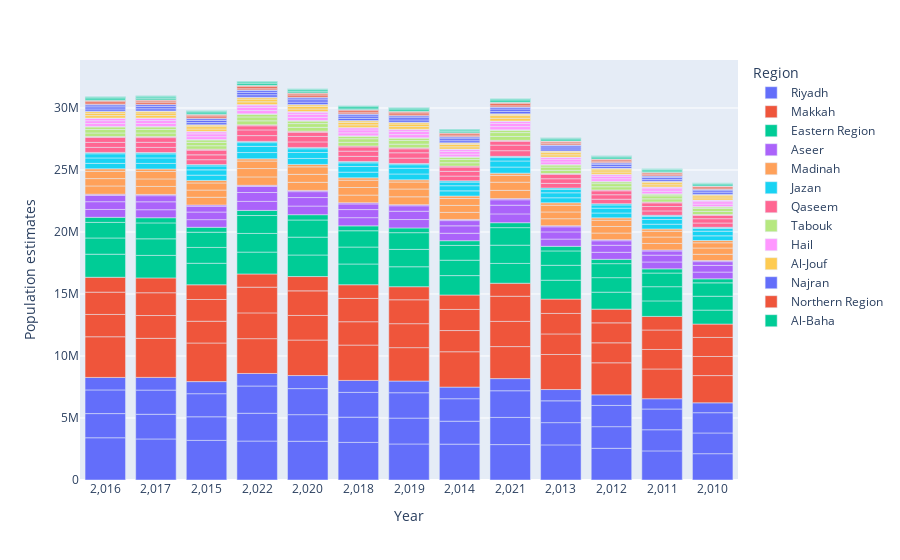

The code cell stored with this chart in its notebook:
### Code cell
top = df2.sort_values('Population estimates', ascending=False)
#top=top.value_counts()

figzz = px.bar(top, x="Year", y="Population estimates",
             hover_data="Region", color='Region',
             
             labels={'year':'Year', 'pop':'population of Saudi Arabia'}, height=400)
figzz.show()
#top.head(20)

### Figure 1 — Plotly figure (JSON) as saved in the notebook; plotly's stock layout.template omitted (floating-point values rounded to 4 significant figures)
{"data": [{"alignmentgroup": "True", "customdata": [["Riyadh"], ["Riyadh"], ["Riyadh"], ["Riyadh"], ["Riyadh"], ["Riyadh"], ["Riyadh"], ["Riyadh"], ["Riyadh"], ["Riyadh"], ["Riyadh"], ["Riyadh"], ["Riyadh"], ["Riyadh"], ["Riyadh"], ["Riyadh"], ["Riyadh"], ["Riyadh"], ["Riyadh"], ["Riyadh"], ["Riyadh"], ["Riyadh"], ["Riyadh"], ["Riyadh"], ["Riyadh"], ["Riyadh"], ["Riyadh"], ["Riyadh"], ["Riyadh"], ["Riyadh"], ["Riyadh"], ["Riyadh"], ["Riyadh"], ["Riyadh"], ["Riyadh"], ["Riyadh"], ["Riyadh"], ["Riyadh"], ["Riyadh"], ["Riyadh"], ["Riyadh"], ["Riyadh"], ["Riyadh"], ["Riyadh"], ["Riyadh"], ["Riyadh"], ["Riyadh"], ["Riyadh"], ["Riyadh"], ["Riyadh"], ["Riyadh"], ["Riyadh"]], "hovertemplate": "Region=%{customdata[0]}<br>Year=%{x}<br>Population estimates=%{y}<extra></extra>", "legendgroup": "Riyadh", "marker": {"color": "#636efa", "pattern": {"shape": ""}}, "name": "Riyadh", "offsetgroup": "Riyadh", "orientation": "v", "showlegend": true, "textposition": "auto", "type": "bar", "x": ["2,016", "2,017", "2,015", "2,022", "2,020", "2,018", "2,019", "2,014", "2,021", "2,013", "2,012", "2,011", "2,022", "2,022", "2,021", "2,021", "2,020", "2,010", "2,020", "2,019", "2,019", "2,018", "2,018", "2,017", "2,017", "2,016", "2,016", "2,015", "2,015", "2,014", "2,014", "2,013", "2,013", "2,012", "2,012", "2,011", "2,011", "2,010", "2,010", "2,020", "2,017", "2,022", "2,016", "2,021", "2,015", "2,018", "2,019", "2,014", "2,013", "2,012", "2,011", "2,010"], "xaxis": "x", "y": [3406281, 3310906, 3194046, 3140295, 3124464, 3032784, 2904720, 2891361, 2855565, 2831733, 2555208, 2348331, 2242045, 2197165, 2192321, 2148761, 2144437, 2122121, 2100681, 2086662, 2046070, 2035530, 1996692, 1988653, 1951078, 1948993, 1909357, 1903165, 1862723, 1850887, 1811466, 1794724, 1758368, 1746263, 1711976, 1704831, 1671318, 1669970, 1635160, 1052826, 1024901, 1012243, 1006495, 978731, 973777, 965668, 941810, 936085, 909928, 854406, 827255, 796782], "yaxis": "y"}, {"alignmentgroup": "True", "customdata": [["Makkah"], ["Makkah"], ["Makkah"], ["Makkah"], ["Makkah"], ["Makkah"], ["Makkah"], ["Makkah"], ["Makkah"], ["Makkah"], ["Makkah"], ["Makkah"], ["Makkah"], ["Makkah"], ["Makkah"], ["Makkah"], ["Makkah"], ["Makkah"], ["Makkah"], ["Makkah"], ["Makkah"], ["Makkah"], ["Makkah"], ["Makkah"], ["Makkah"], ["Makkah"], ["Makkah"], ["Makkah"], ["Makkah"], ["Makkah"], ["Makkah"], ["Makkah"], ["Makkah"], ["Makkah"], ["Makkah"], ["Makkah"], ["Makkah"], ["Makkah"], ["Makkah"], ["Makkah"], ["Makkah"], ["Makkah"], ["Makkah"], ["Makkah"], ["Makkah"], ["Makkah"], ["Makkah"], ["Makkah"], ["Makkah"], ["Makkah"], ["Makkah"], ["Makkah"]], "hovertemplate": "Region=%{customdata[0]}<br>Year=%{x}<br>Population estimates=%{y}<extra></extra>", "legendgroup": "Makkah", "marker": {"color": "#EF553B", "pattern": {"shape": ""}}, "name": "Makkah", "offsetgroup": "Makkah", "orientation": "v", "showlegend": true, "textposition": "auto", "type": "bar", "x": ["2,016", "2,017", "2,015", "2,020", "2,014", "2,018", "2,013", "2,022", "2,019", "2,021", "2,012", "2,011", "2,010", "2,022", "2,022", "2,021", "2,021", "2,020", "2,020", "2,019", "2,019", "2,018", "2,018", "2,017", "2,017", "2,016", "2,016", "2,015", "2,015", "2,014", "2,014", "2,013", "2,013", "2,012", "2,012", "2,011", "2,011", "2,010", "2,010", "2,016", "2,017", "2,015", "2,014", "2,013", "2,020", "2,012", "2,018", "2,011", "2,010", "2,022", "2,019", "2,021"], "xaxis": "x", "y": [3279865, 3149081, 3113295, 2862658, 2852658, 2849054, 2827707, 2805048, 2694938, 2583425, 2582311, 2401646, 2196122, 2079845, 2073878, 2032042, 2027109, 1984600, 1981969, 1931101, 1927746, 1882931, 1879826, 1838533, 1835981, 1798985, 1798091, 1756374, 1753158, 1707937, 1703946, 1656215, 1653242, 1611601, 1608752, 1573573, 1570069, 1541652, 1535534, 1199669, 1196162, 1185309, 1163579, 1155014, 1153302, 1107492, 1103527, 1094964, 1076909, 1062692, 1053771, 1049612], "yaxis": "y"}, {"alignmentgroup": "True", "customdata": [["Eastern Region"], ["Eastern Region"], ["Eastern Region"], ["Eastern Region"], ["Eastern Region"], ["Eastern Region"], ["Eastern Region"], ["Eastern Region"], ["Eastern Region"], ["Eastern Region"], ["Eastern Region"], ["Eastern Region"], ["Eastern Region"], ["Eastern Region"], ["Eastern Region"], ["Eastern Region"], ["Eastern Region"], ["Eastern Region"], ["Eastern Region"], ["Eastern Region"], ["Eastern Region"], ["Eastern Region"], ["Eastern Region"], ["Eastern Region"], ["Eastern Region"], ["Eastern Region"], ["Eastern Region"], ["Eastern Region"], ["Eastern Region"], ["Eastern Region"], ["Eastern Region"], ["Eastern Region"], ["Eastern Region"], ["Eastern Region"], ["Eastern Region"], ["Eastern Region"], ["Eastern Region"], ["Eastern Region"], ["Eastern Region"], ["Eastern Region"], ["Eastern Region"], ["Eastern Region"], ["Eastern Region"], ["Eastern Region"], ["Eastern Region"], ["Eastern Region"], ["Eastern Region"], ["Eastern Region"], ["Eastern Region"], ["Eastern Region"], ["Eastern Region"], ["Eastern Region"]], "hovertemplate": "Region=%{customdata[0]}<br>Year=%{x}<br>Population estimates=%{y}<extra></extra>", "legendgroup": "Eastern Region", "marker": {"color": "#00cc96", "pattern": {"shape": ""}}, "name": "Eastern Region", "offsetgroup": "Eastern Region", "orientation": "v", "showlegend": true, "textposition": "auto", "type": "bar", "x": ["2,016", "2,017", "2,022", "2,020", "2,015", "2,018", "2,019", "2,021", "2,014", "2,013", "2,022", "2,021", "2,022", "2,020", "2,021", "2,019", "2,020", "2,012", "2,018", "2,019", "2,017", "2,018", "2,016", "2,017", "2,015", "2,016", "2,011", "2,014", "2,015", "2,013", "2,014", "2,012", "2,013", "2,011", "2,012", "2,010", "2,010", "2,011", "2,010", "2,020", "2,017", "2,022", "2,016", "2,021", "2,015", "2,018", "2,019", "2,014", "2,013", "2,012", "2,011", "2,010"], "xaxis": "x", "y": [1861202, 1817812, 1764820, 1739871, 1736772, 1673054, 1609979, 1597497, 1564484, 1524634, 1505058, 1471933, 1444796, 1439974, 1413447, 1401278, 1382219, 1368869, 1366995, 1346677, 1335326, 1314470, 1308467, 1284399, 1277468, 1256995, 1251678, 1242148, 1226344, 1204401, 1192754, 1171807, 1157930, 1143956, 1127648, 1125324, 1120586, 1101214, 1077728, 427263, 416253, 410580, 408900, 397085, 395711, 392095, 382301, 380508, 369982, 347508, 336571, 324272], "yaxis": "y"}, {"alignmentgroup": "True", "customdata": [["Aseer"], ["Aseer"], ["Aseer"], ["Aseer"], ["Aseer"], ["Aseer"], ["Aseer"], ["Aseer"], ["Aseer"], ["Aseer"], ["Aseer"], ["Aseer"], ["Aseer"], ["Aseer"], ["Aseer"], ["Aseer"], ["Aseer"], ["Aseer"], ["Aseer"], ["Aseer"], ["Aseer"], ["Aseer"], ["Aseer"], ["Aseer"], ["Aseer"], ["Aseer"], ["Aseer"], ["Aseer"], ["Aseer"], ["Aseer"], ["Aseer"], ["Aseer"], ["Aseer"], ["Aseer"], ["Aseer"], ["Aseer"], ["Aseer"], ["Aseer"], ["Aseer"], ["Aseer"], ["Aseer"], ["Aseer"], ["Aseer"], ["Aseer"], ["Aseer"], ["Aseer"], ["Aseer"], ["Aseer"], ["Aseer"], ["Aseer"], ["Aseer"], ["Aseer"]], "hovertemplate": "Region=%{customdata[0]}<br>Year=%{x}<br>Population estimates=%{y}<extra></extra>", "legendgroup": "Aseer", "marker": {"color": "#ab63fa", "pattern": {"shape": ""}}, "name": "Aseer", "offsetgroup": "Aseer", "orientation": "v", "showlegend": true, "textposition": "auto", "type": "bar", "x": ["2,022", "2,022", "2,021", "2,021", "2,020", "2,020", "2,019", "2,019", "2,018", "2,018", "2,017", "2,017", "2,016", "2,016", "2,015", "2,015", "2,014", "2,014", "2,013", "2,013", "2,012", "2,012", "2,011", "2,011", "2,010", "2,010", "2,016", "2,017", "2,022", "2,020", "2,015", "2,018", "2,019", "2,021", "2,014", "2,013", "2,012", "2,011", "2,010", "2,017", "2,020", "2,016", "2,015", "2,022", "2,014", "2,018", "2,013", "2,021", "2,019", "2,012", "2,011", "2,010"], "xaxis": "x", "y": [728200, 716488, 712009, 701135, 696103, 686327, 677910, 668468, 661721, 652700, 646707, 638272, 633035, 626115, 617900, 612226, 601145, 596354, 584082, 579440, 569003, 564774, 555911, 552283, 544163, 541748, 504117, 493527, 484543, 475609, 469283, 455278, 439113, 437661, 421694, 409937, 367122, 334823, 300239, 100683, 100638, 99789, 97456, 95054, 94571, 93991, 92810, 92727, 90837, 87999, 86040, 83691], "yaxis": "y"}, {"alignmentgroup": "True", "customdata": [["Madinah"], ["Madinah"], ["Madinah"], ["Madinah"], ["Madinah"], ["Madinah"], ["Madinah"], ["Madinah"], ["Madinah"], ["Madinah"], ["Madinah"], ["Madinah"], ["Madinah"], ["Madinah"], ["Madinah"], ["Madinah"], ["Madinah"], ["Madinah"], ["Madinah"], ["Madinah"], ["Madinah"], ["Madinah"], ["Madinah"], ["Madinah"], ["Madinah"], ["Madinah"], ["Madinah"], ["Madinah"], ["Madinah"], ["Madinah"], ["Madinah"], ["Madinah"], ["Madinah"], ["Madinah"], ["Madinah"], ["Madinah"], ["Madinah"], ["Madinah"], ["Madinah"], ["Madinah"], ["Madinah"], ["Madinah"], ["Madinah"], ["Madinah"], ["Madinah"], ["Madinah"], ["Madinah"], ["Madinah"], ["Madinah"], ["Madinah"], ["Madinah"], ["Madinah"]], "hovertemplate": "Region=%{customdata[0]}<br>Year=%{x}<br>Population estimates=%{y}<extra></extra>", "legendgroup": "Madinah", "marker": {"color": "#FFA15A", "pattern": {"shape": ""}}, "name": "Madinah", "offsetgroup": "Madinah", "orientation": "v", "showlegend": true, "textposition": "auto", "type": "bar", "x": ["2,022", "2,022", "2,016", "2,021", "2,021", "2,020", "2,017", "2,020", "2,019", "2,019", "2,015", "2,018", "2,018", "2,022", "2,020", "2,017", "2,017", "2,016", "2,018", "2,016", "2,015", "2,015", "2,014", "2,019", "2,014", "2,014", "2,013", "2,021", "2,013", "2,013", "2,012", "2,012", "2,011", "2,011", "2,010", "2,010", "2,012", "2,011", "2,010", "2,016", "2,017", "2,015", "2,014", "2,013", "2,020", "2,012", "2,018", "2,011", "2,010", "2,022", "2,019", "2,021"], "xaxis": "x", "y": [679397, 672749, 666678, 664660, 658453, 650123, 646360, 644698, 633571, 628057, 626728, 618598, 613235, 605368, 605356, 604703, 599638, 592006, 590568, 588122, 577855, 574828, 568795, 564196, 562344, 559725, 558493, 551861, 546260, 543503, 532216, 529499, 519999, 517557, 509074, 507527, 505254, 465548, 421795, 203853, 203242, 201428, 197755, 196321, 195897, 188259, 187483, 186145, 183087, 180469, 179006, 178266], "yaxis": "y"}, {"alignmentgroup": "True", "customdata": [["Jazan"], ["Jazan"], ["Jazan"], ["Jazan"], ["Jazan"], ["Jazan"], ["Jazan"], ["Jazan"], ["Jazan"], ["Jazan"], ["Jazan"], ["Jazan"], ["Jazan"], ["Jazan"], ["Jazan"], ["Jazan"], ["Jazan"], ["Jazan"], ["Jazan"], ["Jazan"], ["Jazan"], ["Jazan"], ["Jazan"], ["Jazan"], ["Jazan"], ["Jazan"], ["Jazan"], ["Jazan"], ["Jazan"], ["Jazan"], ["Jazan"], ["Jazan"], ["Jazan"], ["Jazan"], ["Jazan"], ["Jazan"], ["Jazan"], ["Jazan"], ["Jazan"], ["Jazan"], ["Jazan"], ["Jazan"], ["Jazan"], ["Jazan"], ["Jazan"], ["Jazan"], ["Jazan"], ["Jazan"], ["Jazan"], ["Jazan"], ["Jazan"], ["Jazan"]], "hovertemplate": "Region=%{customdata[0]}<br>Year=%{x}<br>Population estimates=%{y}<extra></extra>", "legendgroup": "Jazan", "marker": {"color": "#19d3f3", "pattern": {"shape": ""}}, "name": "Jazan", "offsetgroup": "Jazan", "orientation": "v", "showlegend": true, "textposition": "auto", "type": "bar", "x": ["2,022", "2,022", "2,021", "2,021", "2,020", "2,020", "2,019", "2,019", "2,018", "2,018", "2,017", "2,017", "2,016", "2,016", "2,015", "2,015", "2,014", "2,014", "2,013", "2,013", "2,012", "2,012", "2,011", "2,011", "2,010", "2,010", "2,016", "2,017", "2,015", "2,020", "2,022", "2,018", "2,014", "2,013", "2,019", "2,021", "2,012", "2,011", "2,010", "2,017", "2,016", "2,020", "2,015", "2,014", "2,013", "2,018", "2,022", "2,021", "2,019", "2,012", "2,011", "2,010"], "xaxis": "x", "y": [503886, 498893, 492571, 488180, 481453, 477821, 468778, 465289, 457451, 454221, 447014, 444104, 437497, 435600, 426901, 425816, 415289, 414604, 403310, 402666, 392808, 392305, 383658, 383516, 376086, 375471, 338452, 327137, 319148, 303558, 301686, 297971, 290529, 286136, 283798, 275880, 259647, 239968, 218070, 108659, 108131, 107309, 106027, 103302, 101783, 101035, 100532, 98468, 97252, 96882, 95100, 92868], "yaxis": "y"}, {"alignmentgroup": "True", "customdata": [["Qaseem"], ["Qaseem"], ["Qaseem"], ["Qaseem"], ["Qaseem"], ["Qaseem"], ["Qaseem"], ["Qaseem"], ["Qaseem"], ["Qaseem"], ["Qaseem"], ["Qaseem"], ["Qaseem"], ["Qaseem"], ["Qaseem"], ["Qaseem"], ["Qaseem"], ["Qaseem"], ["Qaseem"], ["Qaseem"], ["Qaseem"], ["Qaseem"], ["Qaseem"], ["Qaseem"], ["Qaseem"], ["Qaseem"], ["Qaseem"], ["Qaseem"], ["Qaseem"], ["Qaseem"], ["Qaseem"], ["Qaseem"], ["Qaseem"], ["Qaseem"], ["Qaseem"], ["Qaseem"], ["Qaseem"], ["Qaseem"], ["Qaseem"], ["Qaseem"], ["Qaseem"], ["Qaseem"], ["Qaseem"], ["Qaseem"], ["Qaseem"], ["Qaseem"], ["Qaseem"], ["Qaseem"], ["Qaseem"], ["Qaseem"], ["Qaseem"], ["Qaseem"]], "hovertemplate": "Region=%{customdata[0]}<br>Year=%{x}<br>Population estimates=%{y}<extra></extra>", "legendgroup": "Qaseem", "marker": {"color": "#FF6692", "pattern": {"shape": ""}}, "name": "Qaseem", "offsetgroup": "Qaseem", "orientation": "v", "showlegend": true, "textposition": "auto", "type": "bar", "x": ["2,022", "2,022", "2,021", "2,021", "2,020", "2,020", "2,019", "2,019", "2,018", "2,018", "2,017", "2,017", "2,016", "2,016", "2,015", "2,016", "2,015", "2,014", "2,014", "2,017", "2,015", "2,013", "2,013", "2,012", "2,012", "2,011", "2,011", "2,010", "2,010", "2,014", "2,013", "2,018", "2,020", "2,022", "2,019", "2,012", "2,021", "2,011", "2,010", "2,017", "2,016", "2,020", "2,015", "2,014", "2,022", "2,013", "2,018", "2,021", "2,019", "2,012", "2,011", "2,010"], "xaxis": "x", "y": [465458, 461032, 455121, 451061, 444914, 441421, 433415, 429850, 422996, 419545, 413455, 410211, 404745, 402308, 394991, 394872, 393229, 384306, 382811, 377965, 375940, 373193, 371679, 363544, 362068, 355120, 353873, 347561, 347002, 345482, 343441, 340886, 340300, 331195, 321411, 314519, 306081, 293324, 268943, 84205, 83675, 83533, 81928, 79708, 78494, 78423, 78408, 76769, 75593, 74544, 73064, 71249], "yaxis": "y"}, {"alignmentgroup": "True", "customdata": [["Tabouk"], ["Tabouk"], ["Tabouk"], ["Tabouk"], ["Tabouk"], ["Tabouk"], ["Tabouk"], ["Tabouk"], ["Tabouk"], ["Tabouk"], ["Tabouk"], ["Tabouk"], ["Tabouk"], ["Tabouk"], ["Tabouk"], ["Tabouk"], ["Tabouk"], ["Tabouk"], ["Tabouk"], ["Tabouk"], ["Tabouk"], ["Tabouk"], ["Tabouk"], ["Tabouk"], ["Tabouk"], ["Tabouk"], ["Tabouk"], ["Tabouk"], ["Tabouk"], ["Tabouk"], ["Tabouk"], ["Tabouk"], ["Tabouk"], ["Tabouk"], ["Tabouk"], ["Tabouk"], ["Tabouk"], ["Tabouk"], ["Tabouk"], ["Tabouk"], ["Tabouk"], ["Tabouk"], ["Tabouk"], ["Tabouk"], ["Tabouk"], ["Tabouk"], ["Tabouk"], ["Tabouk"], ["Tabouk"], ["Tabouk"], ["Tabouk"], ["Tabouk"]], "hovertemplate": "Region=%{customdata[0]}<br>Year=%{x}<br>Population estimates=%{y}<extra></extra>", "legendgroup": "Tabouk", "marker": {"color": "#B6E880", "pattern": {"shape": ""}}, "name": "Tabouk", "offsetgroup": "Tabouk", "orientation": "v", "showlegend": true, "textposition": "auto", "type": "bar", "x": ["2,022", "2,022", "2,021", "2,021", "2,020", "2,020", "2,019", "2,019", "2,018", "2,018", "2,017", "2,017", "2,016", "2,016", "2,015", "2,015", "2,014", "2,014", "2,013", "2,013", "2,012", "2,012", "2,011", "2,011", "2,010", "2,010", "2,016", "2,022", "2,017", "2,020", "2,015", "2,018", "2,021", "2,019", "2,014", "2,013", "2,012", "2,011", "2,010", "2,020", "2,017", "2,016", "2,022", "2,015", "2,021", "2,018", "2,014", "2,019", "2,013", "2,012", "2,011", "2,010"], "xaxis": "x", "y": [321704, 315897, 315045, 309466, 308645, 303140, 300852, 295842, 293945, 289200, 287581, 283010, 282196, 277342, 275939, 270975, 268809, 263944, 261129, 256629, 254504, 250276, 248842, 244726, 244052, 239792, 208084, 205977, 204779, 200296, 192670, 189875, 185185, 184034, 172196, 166450, 148210, 134369, 119759, 44416, 43610, 42964, 42458, 41697, 41163, 40972, 40199, 39840, 39200, 36931, 35867, 34667], "yaxis": "y"}, {"alignmentgroup": "True", "customdata": [["Hail"], ["Hail"], ["Hail"], ["Hail"], ["Hail"], ["Hail"], ["Hail"], ["Hail"], ["Hail"], ["Hail"], ["Hail"], ["Hail"], ["Hail"], ["Hail"], ["Hail"], ["Hail"], ["Hail"], ["Hail"], ["Hail"], ["Hail"], ["Hail"], ["Hail"], ["Hail"], ["Hail"], ["Hail"], ["Hail"], ["Hail"], ["Hail"], ["Hail"], ["Hail"], ["Hail"], ["Hail"], ["Hail"], ["Hail"], ["Hail"], ["Hail"], ["Hail"], ["Hail"], ["Hail"], ["Hail"], ["Hail"], ["Hail"], ["Hail"], ["Hail"], ["Hail"], ["Hail"], ["Hail"], ["Hail"], ["Hail"], ["Hail"], ["Hail"], ["Hail"]], "hovertemplate": "Region=%{customdata[0]}<br>Year=%{x}<br>Population estimates=%{y}<extra></extra>", "legendgroup": "Hail", "marker": {"color": "#FF97FF", "pattern": {"shape": ""}}, "name": "Hail", "offsetgroup": "Hail", "orientation": "v", "showlegend": true, "textposition": "auto", "type": "bar", "x": ["2,022", "2,022", "2,021", "2,021", "2,020", "2,020", "2,019", "2,019", "2,018", "2,018", "2,017", "2,017", "2,016", "2,016", "2,015", "2,015", "2,014", "2,014", "2,013", "2,013", "2,012", "2,012", "2,011", "2,011", "2,010", "2,010", "2,016", "2,022", "2,017", "2,020", "2,015", "2,018", "2,021", "2,019", "2,014", "2,013", "2,012", "2,011", "2,010", "2,020", "2,022", "2,017", "2,021", "2,016", "2,018", "2,015", "2,019", "2,014", "2,013", "2,012", "2,011", "2,010"], "xaxis": "x", "y": [265107, 262778, 259504, 257139, 254097, 251585, 247491, 245264, 241617, 239508, 236237, 234193, 231701, 229345, 226447, 223897, 220505, 217924, 214109, 211727, 208594, 206313, 203902, 201625, 199934, 197414, 178799, 178299, 176191, 172985, 165334, 163576, 160119, 158747, 147553, 142421, 126617, 114620, 101989, 41320, 40222, 39437, 38660, 38463, 37410, 36952, 36734, 35266, 34022, 31707, 30448, 29089], "yaxis": "y"}, {"alignmentgroup": "True", "customdata": [["Al-Jouf"], ["Al-Jouf"], ["Al-Jouf"], ["Al-Jouf"], ["Al-Jouf"], ["Al-Jouf"], ["Al-Jouf"], ["Al-Jouf"], ["Al-Jouf"], ["Al-Jouf"], ["Al-Jouf"], ["Al-Jouf"], ["Al-Jouf"], ["Al-Jouf"], ["Al-Jouf"], ["Al-Jouf"], ["Al-Jouf"], ["Al-Jouf"], ["Al-Jouf"], ["Al-Jouf"], ["Al-Jouf"], ["Al-Jouf"], ["Al-Jouf"], ["Al-Jouf"], ["Al-Jouf"], ["Al-Jouf"], ["Al-Jouf"], ["Al-Jouf"], ["Al-Jouf"], ["Al-Jouf"], ["Al-Jouf"], ["Al-Jouf"], ["Al-Jouf"], ["Al-Jouf"], ["Al-Jouf"], ["Al-Jouf"], ["Al-Jouf"], ["Al-Jouf"], ["Al-Jouf"], ["Al-Jouf"], ["Al-Jouf"], ["Al-Jouf"], ["Al-Jouf"], ["Al-Jouf"], ["Al-Jouf"], ["Al-Jouf"], ["Al-Jouf"], ["Al-Jouf"], ["Al-Jouf"], ["Al-Jouf"], ["Al-Jouf"], ["Al-Jouf"]], "hovertemplate": "Region=%{customdata[0]}<br>Year=%{x}<br>Population estimates=%{y}<extra></extra>", "legendgroup": "Al-Jouf", "marker": {"color": "#FECB52", "pattern": {"shape": ""}}, "name": "Al-Jouf", "offsetgroup": "Al-Jouf", "orientation": "v", "showlegend": true, "textposition": "auto", "type": "bar", "x": ["2,022", "2,022", "2,021", "2,021", "2,020", "2,020", "2,019", "2,019", "2,018", "2,018", "2,017", "2,017", "2,016", "2,016", "2,015", "2,015", "2,014", "2,014", "2,013", "2,013", "2,012", "2,012", "2,011", "2,011", "2,010", "2,010", "2,016", "2,017", "2,015", "2,022", "2,020", "2,018", "2,019", "2,014", "2,021", "2,013", "2,012", "2,011", "2,010", "2,020", "2,022", "2,017", "2,021", "2,016", "2,018", "2,015", "2,019", "2,014", "2,013", "2,012", "2,011", "2,010"], "xaxis": "x", "y": [220359, 219905, 216252, 215787, 212298, 211750, 207354, 206987, 202935, 202611, 198781, 198447, 195224, 194629, 191142, 190315, 186470, 185605, 181436, 180666, 177107, 176392, 173361, 172724, 170202, 169397, 134730, 131154, 126144, 125328, 124328, 120319, 115416, 114009, 113799, 111489, 100442, 92164, 83154, 31070, 30230, 29670, 29056, 28944, 28140, 27810, 27622, 26546, 25616, 23877, 22938, 21919], "yaxis": "y"}, {"alignmentgroup": "True", "customdata": [["Najran"], ["Najran"], ["Najran"], ["Najran"], ["Najran"], ["Najran"], ["Najran"], ["Najran"], ["Najran"], ["Najran"], ["Najran"], ["Najran"], ["Najran"], ["Najran"], ["Najran"], ["Najran"], ["Najran"], ["Najran"], ["Najran"], ["Najran"], ["Najran"], ["Najran"], ["Najran"], ["Najran"], ["Najran"], ["Najran"], ["Najran"], ["Najran"], ["Najran"], ["Najran"], ["Najran"], ["Najran"], ["Najran"], ["Najran"], ["Najran"], ["Najran"], ["Najran"], ["Najran"], ["Najran"], ["Najran"], ["Najran"], ["Najran"], ["Najran"], ["Najran"], ["Najran"], ["Najran"], ["Najran"], ["Najran"], ["Najran"], ["Najran"], ["Najran"], ["Najran"]], "hovertemplate": "Region=%{customdata[0]}<br>Year=%{x}<br>Population estimates=%{y}<extra></extra>", "legendgroup": "Najran", "marker": {"color": "#636efa", "pattern": {"shape": ""}}, "name": "Najran", "offsetgroup": "Najran", "orientation": "v", "showlegend": true, "textposition": "auto", "type": "bar", "x": ["2,022", "2,022", "2,021", "2,021", "2,020", "2,020", "2,019", "2,019", "2,018", "2,018", "2,017", "2,017", "2,016", "2,016", "2,015", "2,015", "2,014", "2,014", "2,013", "2,013", "2,012", "2,012", "2,016", "2,011", "2,011", "2,017", "2,022", "2,010", "2,010", "2,020", "2,015", "2,018", "2,021", "2,019", "2,014", "2,013", "2,012", "2,011", "2,010", "2,020", "2,022", "2,017", "2,021", "2,016", "2,018", "2,019", "2,015", "2,014", "2,013", "2,012", "2,011", "2,010"], "xaxis": "x", "y": [197668, 197308, 193787, 193396, 190039, 189598, 185427, 185115, 181278, 181060, 177411, 177215, 174112, 173674, 170333, 169708, 166042, 165373, 161411, 160858, 157421, 156915, 156000, 154018, 153469, 153138, 152265, 151112, 150396, 148729, 144817, 141644, 137194, 136969, 129767, 125778, 112311, 102120, 91283, 45978, 45059, 43408, 43156, 42172, 41338, 40726, 40343, 38338, 36829, 34155, 32654, 31040], "yaxis": "y"}, {"alignmentgroup": "True", "customdata": [["Northern Region"], ["Northern Region"], ["Northern Region"], ["Northern Region"], ["Northern Region"], ["Northern Region"], ["Northern Region"], ["Northern Region"], ["Northern Region"], ["Northern Region"], ["Northern Region"], ["Northern Region"], ["Northern Region"], ["Northern Region"], ["Northern Region"], ["Northern Region"], ["Northern Region"], ["Northern Region"], ["Northern Region"], ["Northern Region"], ["Northern Region"], ["Northern Region"], ["Northern Region"], ["Northern Region"], ["Northern Region"], ["Northern Region"], ["Northern Region"], ["Northern Region"], ["Northern Region"], ["Northern Region"], ["Northern Region"], ["Northern Region"], ["Northern Region"], ["Northern Region"], ["Northern Region"], ["Northern Region"], ["Northern Region"], ["Northern Region"], ["Northern Region"], ["Northern Region"], ["Northern Region"], ["Northern Region"], ["Northern Region"], ["Northern Region"], ["Northern Region"], ["Northern Region"], ["Northern Region"], ["Northern Region"], ["Northern Region"], ["Northern Region"], ["Northern Region"], ["Northern Region"]], "hovertemplate": "Region=%{customdata[0]}<br>Year=%{x}<br>Population estimates=%{y}<extra></extra>", "legendgroup": "Northern Region", "marker": {"color": "#EF553B", "pattern": {"shape": ""}}, "name": "Northern Region", "offsetgroup": "Northern Region", "orientation": "v", "showlegend": true, "textposition": "auto", "type": "bar", "x": ["2,022", "2,022", "2,021", "2,021", "2,020", "2,020", "2,019", "2,019", "2,018", "2,018", "2,017", "2,017", "2,016", "2,016", "2,015", "2,015", "2,014", "2,014", "2,013", "2,013", "2,012", "2,012", "2,011", "2,011", "2,010", "2,010", "2,016", "2,017", "2,022", "2,020", "2,015", "2,018", "2,019", "2,021", "2,014", "2,013", "2,012", "2,011", "2,010", "2,020", "2,022", "2,021", "2,017", "2,018", "2,016", "2,019", "2,015", "2,014", "2,013", "2,012", "2,011", "2,010"], "xaxis": "x", "y": [136267, 135091, 133588, 132401, 131023, 129777, 127864, 126707, 125029, 123943, 122394, 121315, 120146, 118914, 117567, 116221, 114609, 113247, 111421, 110175, 108664, 107497, 106296, 105154, 104306, 103078, 81361, 79659, 78265, 76801, 75733, 73503, 70898, 70681, 68037, 66125, 59213, 53994, 48409, 24006, 23954, 22741, 21979, 21155, 21111, 21056, 19954, 18721, 17746, 16230, 15287, 14304], "yaxis": "y"}, {"alignmentgroup": "True", "customdata": [["Al-Baha"], ["Al-Baha"], ["Al-Baha"], ["Al-Baha"], ["Al-Baha"], ["Al-Baha"], ["Al-Baha"], ["Al-Baha"], ["Al-Baha"], ["Al-Baha"], ["Al-Baha"], ["Al-Baha"], ["Al-Baha"], ["Al-Baha"], ["Al-Baha"], ["Al-Baha"], ["Al-Baha"], ["Al-Baha"], ["Al-Baha"], ["Al-Baha"], ["Al-Baha"], ["Al-Baha"], ["Al-Baha"], ["Al-Baha"], ["Al-Baha"], ["Al-Baha"], ["Al-Baha"], ["Al-Baha"], ["Al-Baha"], ["Al-Baha"], ["Al-Baha"], ["Al-Baha"], ["Al-Baha"], ["Al-Baha"], ["Al-Baha"], ["Al-Baha"], ["Al-Baha"], ["Al-Baha"], ["Al-Baha"], ["Al-Baha"], ["Al-Baha"], ["Al-Baha"], ["Al-Baha"], ["Al-Baha"], ["Al-Baha"], ["Al-Baha"], ["Al-Baha"], ["Al-Baha"], ["Al-Baha"], ["Al-Baha"], ["Al-Baha"], ["Al-Baha"]], "hovertemplate": "Region=%{customdata[0]}<br>Year=%{x}<br>Population estimates=%{y}<extra></extra>", "legendgroup": "Al-Baha", "marker": {"color": "#00cc96", "pattern": {"shape": ""}}, "name": "Al-Baha", "offsetgroup": "Al-Baha", "orientation": "v", "showlegend": true, "textposition": "auto", "type": "bar", "x": ["2,022", "2,021", "2,022", "2,020", "2,021", "2,019", "2,020", "2,018", "2,019", "2,017", "2,018", "2,016", "2,017", "2,015", "2,016", "2,014", "2,015", "2,013", "2,014", "2,012", "2,013", "2,011", "2,012", "2,010", "2,011", "2,010", "2,016", "2,017", "2,015", "2,014", "2,013", "2,018", "2,020", "2,022", "2,019", "2,012", "2,021", "2,011", "2,010", "2,016", "2,017", "2,015", "2,020", "2,014", "2,013", "2,018", "2,012", "2,011", "2,022", "2,021", "2,019", "2,010"], "xaxis": "x", "y": [128405, 125345, 122883, 122365, 120156, 119001, 117530, 116010, 114395, 113257, 111589, 110757, 109065, 108025, 106956, 104998, 104524, 101946, 101794, 99234, 98881, 96899, 96365, 94797, 94235, 92422, 85946, 82134, 81945, 75412, 75077, 73960, 73593, 71375, 69631, 68850, 66075, 64299, 59029, 18333, 18323, 18064, 17817, 17682, 17508, 16951, 16752, 16521, 16511, 16257, 16230, 16209], "yaxis": "y"}], "layout": {"autosize": true, "barmode": "relative", "legend": {"title": {"text": "Region"}, "tracegroupgap": 0}, "margin": {"t": 60}, "xaxis": {"anchor": "y", "autorange": true, "domain": [0, 1], "range": [-0.5, 12.5], "title": {"text": "Year"}, "type": "category"}, "yaxis": {"anchor": "x", "autorange": true, "domain": [0, 1], "range": [0, 33870000.0], "title": {"text": "Population estimates"}, "type": "linear"}}}
